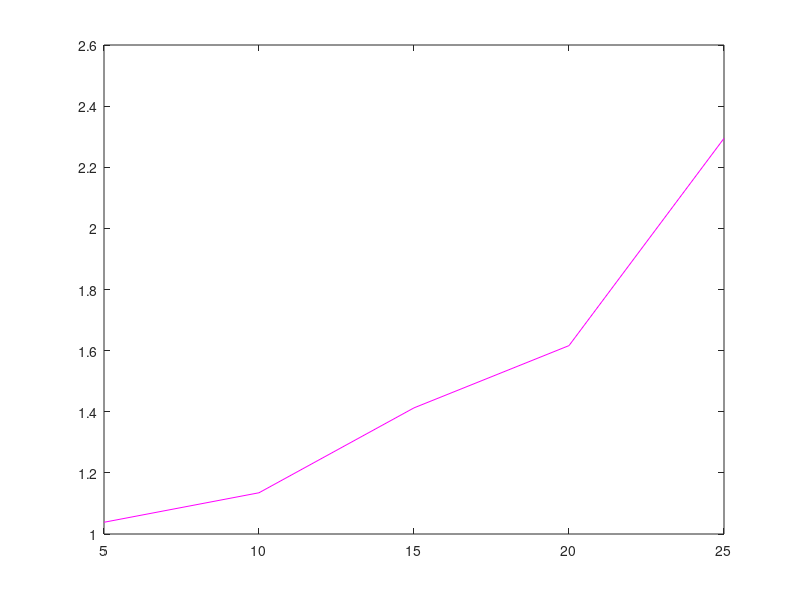

This figure's MATLAB source: (Note: this script raises an error after producing the figure.)

% This simply simulates the land, walking, and falling off of a system with
% multiple motors

%This was made two sided by adding && sum(MotorTrackingMatrix(:,4)==1)==0
%and variations to the rates section

clear all
close all

NumberofRuns=1000;

NumberofMotors=15;

kOn=1; %This is chance of a single motor falling on the filament. true kOn is kOn*NumberofFreeMotors*LengthofFilament
kOff=1;
kWalk=1; %This is chance of a single motor walking on the filament. true kWalk is kOn*NumberofBoundMotors

% Once we have a code where the length changes continuosly instead of from
% l to L-1, kOn will also be dependent on number of monomers

LengthofFilamentArray=[5:5:25];


MotorTrackingMatrix=zeros(NumberofMotors,4);
MotorTrackingMatrix(:,1)=(1:NumberofMotors); %first row is the motor number, second is the time it landed, the third is its current position

MotorFellOff=0;

DT=0;


for h=[1:NumberofRuns]
    
%     h
    
 for i=1:size(LengthofFilamentArray,2)
     
     
LengthofFilament=LengthofFilamentArray(i)
    
NumberofMonomers=LengthofFilament+1;
    
MotorTrackingMatrix=zeros(NumberofMotors,4);
MotorTrackingMatrix(:,1)=(1:NumberofMotors); %first row is the motor number, second is the time it landed, the third is its current position


MotorFellOff=0;

DT=[0];
   
    

while MotorFellOff<1
    

%----------------------------------------------------------------------

if sum(MotorTrackingMatrix(:,4)==0)>0 && sum(MotorTrackingMatrix(:,4)==NumberofMonomers)==0 && sum(MotorTrackingMatrix(:,4)==1)==0%If there are any free motors
        k1=kOn*sum(MotorTrackingMatrix(:,4)==0)*LengthofFilament; %kOn times number of free motors times length of filament
    else
        k1=0;
    end
    
    if sum(MotorTrackingMatrix(:,4)==NumberofMonomers)>0 || sum(MotorTrackingMatrix(:,4)==1)>0
        k2=kOff;
    else
        k2=0;
    end
    
    if sum(MotorTrackingMatrix(:,4))>0 && sum(MotorTrackingMatrix(:,4)==NumberofMonomers)==0 && sum(MotorTrackingMatrix(:,4)==1)==0 % should there be a condition where if there is a motor on the end this can't happen??
        k3=kWalk*sum(MotorTrackingMatrix(:,4)>0);
    else
        k3=0;
    end
%     
%     k1
%     k2
%     k3
    
    
    kTotal=k1+k2+k3;
    
    
    %----------------------------------------------------------------------
    
    p=rand;
    DT=[DT exprnd(1/kTotal)];
    
    
    
    if p<k1/kTotal
        FreeMotorArray=find(MotorTrackingMatrix(:,4)==0); %gives an array of the indexes of every free motor
        LandPosition=ceil(p*NumberofMonomers);
        MotorToLand=FreeMotorArray(ceil(size(FreeMotorArray,1)*p));
        MotorTrackingMatrix(MotorToLand,4)=LandPosition;
                % Note: there is an amount of bias where lower number indexed motors
                % will fall on a lower position on the filament in general, does this
                % matter?
        MotorTrackingMatrix(MotorToLand,3)=LandPosition;
        MotorTrackingMatrix(MotorToLand,2)=sum(DT);
    else
        if p>k1/kTotal && p<(k1+k2)/kTotal
            MotorFellOff=1;
        else
            BoundMotorArray=find(MotorTrackingMatrix(:,4)~=0);
            q=p-(k1+k2)/kTotal; %This is how far p is away from the edge of the "walk bin"
            WalkInteger=ceil(q*size(BoundMotorArray,1)*2);
            MotorToWalk=BoundMotorArray(ceil(WalkInteger/2)); %Does this make the higher indexed motors more likely to walk?

                if mod(WalkInteger,2)~=0 && MotorTrackingMatrix(MotorToWalk,4)~=1; %whether or not its even or odd
                    WalkDirection=-1;
                else
                    WalkDirection=1;
                end

        MotorTrackingMatrix(MotorToWalk,4)=MotorTrackingMatrix(MotorToWalk,4)+WalkDirection;
        end
    end 
    
    
%     MotorTrackingMatrix
    
end

TotalTime=sum(DT);
TotalTimeMatrix(h,i)=TotalTime;


end

end

NewTotalTimeMatrix=sum(TotalTimeMatrix,1)/NumberofRuns;

x=LengthofFilamentArray;
y=NewTotalTimeMatrix;


lengthtimeplot=plot(x,y,'m')

lengthtimeplot.LineWidth=3
lengthtimeplot.DisplayName=('Length Of Filament Versus Time For Protein To Reach Either End')


hold on

% Finding The Difussion Constant---------

Equation= 'a*(x^2)';

f=fit(x' , y' , Equation);

AValue=coeffvalues(f); %gives a
    DiffusionConstant=1/(12*AValue); %Because there is only one coefficient, we cannot find the mean of two diffusions constant like in the earlier code
%---------------------------------------------------------
    

yt=LengthofFilamentArray.^2/(12*DiffusionConstant);
theoryplot=plot(x, yt, 'g')
theoryplot.DisplayName= 'Theory'


hold on

xlabel('Length (in Monomers) of Filament')
ylabel('Time Until Protein Reaches Either End (unit time=number of steps)')
title('Time Until Protein Diffuses to Either End of Different Length Filaments')
set(gca, 'fontsize',20)